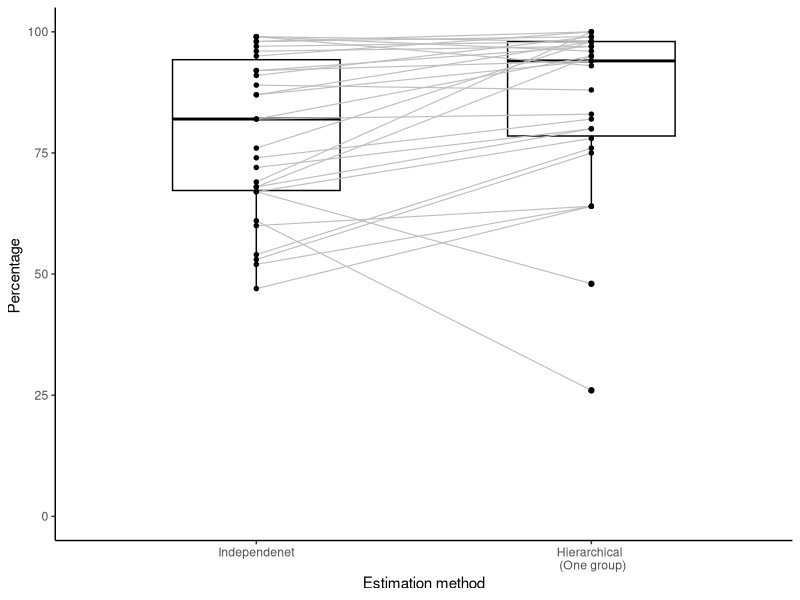
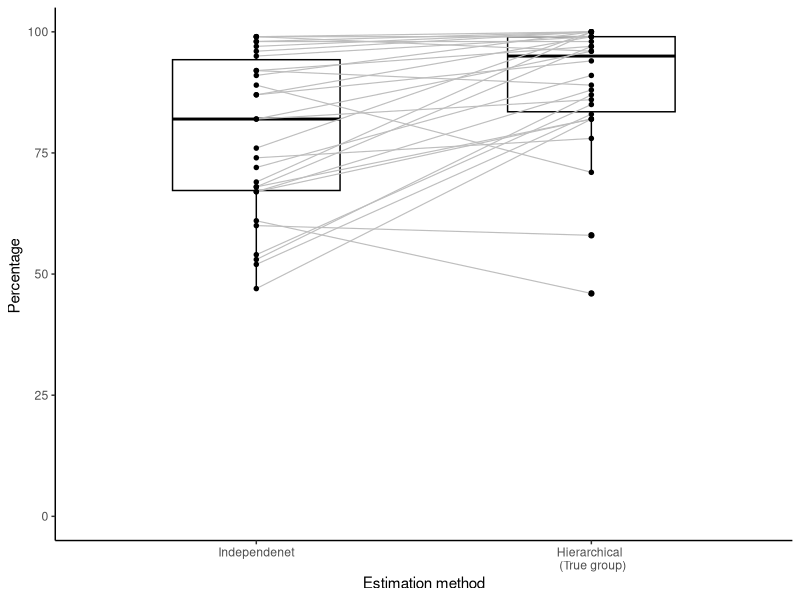
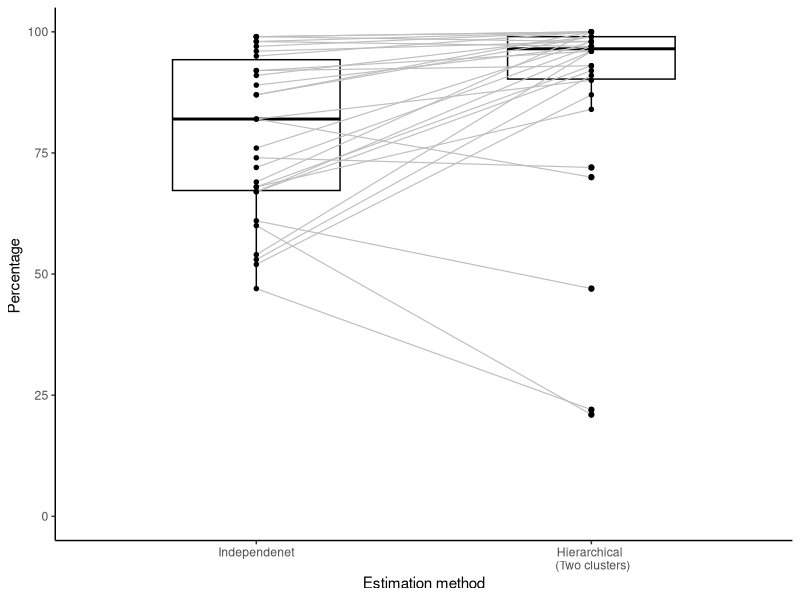
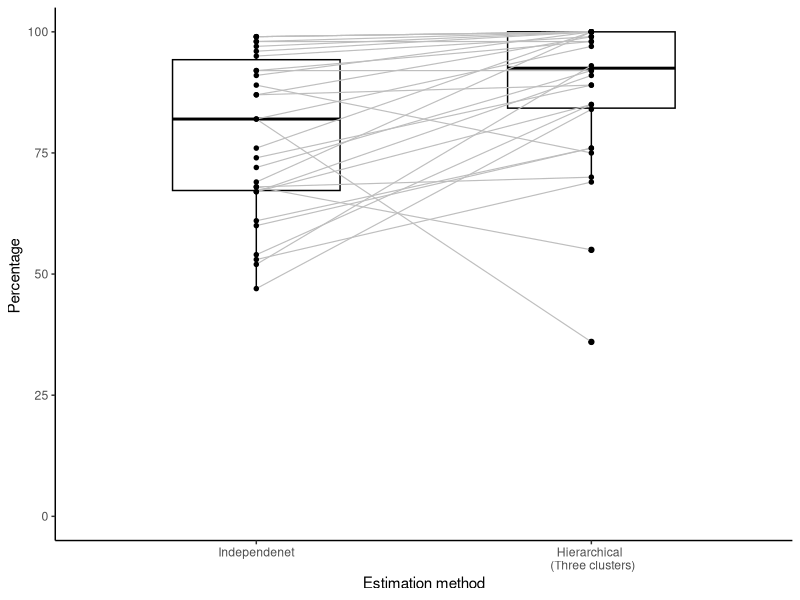

Write R code to recreate these figures, in order. (Note: this script raises an error after producing the figures.)

library(ggpubr)

names=c("Sub-population","Independenet","True group","All","Two","Three")

names=c("Sub-population","Independenet","Hierarchical \n (One group)","Hierarchical \n (True group) ","Hierarchical \n (Two clusters)","Hierarchical \n (Three clusters)")


#load data
hdp1=read.csv('hdp_0.25.csv')

hdp2=read.csv('hdp_0.35.csv')

hdp3=read.csv('hdp_0.5.csv')

hdp4=read.csv('hdp_0.65.csv')

colnames(hdp1)=colnames(hdp2)=colnames(hdp3)=colnames(hdp4)=names


#m1=melt(hdp1,id="Sub-population")
#m2=melt(hdp2,id="Sub-population")
#m3=melt(hdp3,id="Sub-population")
#m4=melt(hdp4,id="Sub-population")

#for hdp3:
d1=data.frame(hdp3[,2],hdp3[,3])
colnames(d1)<-c("Independenet","Hierarchical \n (One group)")

 p1= ggpaired(d1, cond1  = "Independenet", cond2= "Hierarchical \n (One group)",line.color = "gray", line.size = 0.4)+
   xlab("Estimation method")+
   ylim(0,100)+
   ylab("Percentage ")+
   
   theme_classic()
 p1

 d2=data.frame(hdp3[,2],hdp3[,4])
 colnames(d2)<-c("Independenet","Hierarchical \n (True group)")
 
 p2= ggpaired(d2, cond1  = "Independenet", cond2= "Hierarchical \n (True group)",line.color = "gray", line.size = 0.4)+
   xlab("Estimation method")+
   ylab("Percentage ")+
   ylim(0,100)+
   theme_classic()
 p2

 d3=data.frame(hdp3[,2],hdp3[,5])
 colnames(d3)<-c("Independenet","Hierarchical \n (Two clusters)")
 
 p3= ggpaired(d3, cond1  = "Independenet", cond2= "Hierarchical \n (Two clusters)",line.color = "gray", line.size = 0.4)+
   xlab("Estimation method")+
   ylab("Percentage ")+
   ylim(0,100)+
   theme_classic()
 p3
 
 d4=data.frame(hdp3[,2],hdp3[,6])
 colnames(d4)<-c("Independenet","Hierarchical \n (Three clusters)")
 
 p4= ggpaired(d4, cond1  = "Independenet", cond2= "Hierarchical \n (Three clusters)",line.color = "gray", line.size = 0.4)+
   
   xlab("Estimation method")+
   ylab("Percentage ")+
   ylim(0,100)+
   theme_classic()
 p4

px<- plot_grid(p1,p2,p3,p4,ncol=2)  
 title <- ggdraw() + draw_label("True parameter+-0.5", fontface='bold')
 px
 
   px3<-plot_grid(title, px, ncol=1, rel_heights=c(0.05, 1)) 

   ggsave("ROPE_percentages_0.5.png",height = 8,width = 10,px) 
   
   
   #for hdp4
   hdp3=hdp4
   d1=data.frame(hdp3[,2],hdp3[,3])
   colnames(d1)<-c("Independenet","Hierarchical \n (One group)")
   
   p1= ggpaired(d1, cond1  = "Independenet", cond2= "Hierarchical \n (One group)",line.color = "gray", line.size = 0.4)+
     xlab("Estimation method")+
     ylim(0,100)+
     ylab("Percentage ")+
     theme_classic()
   p1
   
   d2=data.frame(hdp3[,2],hdp3[,4])
   colnames(d2)<-c("Independenet","Hierarchical \n (True group)")
   
   p2= ggpaired(d2, cond1  = "Independenet", cond2= "Hierarchical \n (True group)",line.color = "gray", line.size = 0.4)+
     xlab("Estimation method")+
     ylab("Percentage ")+
     ylim(0,100)+
     theme_classic()
   p2
   
   d3=data.frame(hdp3[,2],hdp3[,5])
   colnames(d3)<-c("Independenet","Hierarchical \n (Two clusters)")
   
   p3= ggpaired(d3, cond1  = "Independenet", cond2= "Hierarchical \n (Two clusters)",line.color = "gray", line.size = 0.4)+
     xlab("Estimation method")+
     ylab("Percentage ")+
     ylim(0,100)+
     theme_classic()
   p3
   
   d4=data.frame(hdp3[,2],hdp3[,6])
   colnames(d4)<-c("Independenet","Hierarchical \n (Three clusters)")
   
   p4= ggpaired(d4, cond1  = "Independenet", cond2= "Hierarchical \n (Three clusters)",line.color = "gray", line.size = 0.4)+
     
     xlab("Estimation method")+
     ylab("Percentage ")+
     ylim(0,100)+
     theme_classic()
   p4
   
   py<- plot_grid(p1,p2,p3,p4,ncol=2)  
   title <- ggdraw() + draw_label("True parameter+-0.65", fontface='bold')
   
   py4<-plot_grid(title, py, ncol=1, rel_heights=c(0.05, 1)) 
   
   
   #for hdp1
   hdp3=hdp1
   d1=data.frame(hdp3[,2],hdp3[,3])
   colnames(d1)<-c("Independenet","Hierarchical \n (One group)")
   
   p1= ggpaired(d1, cond1  = "Independenet", cond2= "Hierarchical \n (One group)",line.color = "gray", line.size = 0.4)+
     xlab("Estimation method")+
     ylim(0,100)+
     ylab("Percentage ")+
     
     theme_classic()
   p1
   
   d2=data.frame(hdp3[,2],hdp3[,4])
   colnames(d2)<-c("Independenet","Hierarchical \n (True group)")
   
   p2= ggpaired(d2, cond1  = "Independenet", cond2= "Hierarchical \n (True group)",line.color = "gray", line.size = 0.4)+
     xlab("Estimation method")+
     ylab("Percentage ")+
     ylim(0,100)+
     theme_classic()
   p2
   
   d3=data.frame(hdp3[,2],hdp3[,5])
   colnames(d3)<-c("Independenet","Hierarchical \n (Two clusters)")
   
   p3= ggpaired(d3, cond1  = "Independenet", cond2= "Hierarchical \n (Two clusters)",line.color = "gray", line.size = 0.4)+
     xlab("Estimation method")+
     ylab("Percentage ")+
     ylim(0,100)+
     theme_classic()
   p3
   
   d4=data.frame(hdp3[,2],hdp3[,6])
   colnames(d4)<-c("Independenet","Hierarchical \n (Three clusters)")
   
   p4= ggpaired(d4, cond1  = "Independenet", cond2= "Hierarchical \n (Three clusters)",line.color = "gray", line.size = 0.4)+
     
     xlab("Estimation method")+
     ylab("Percentage ")+
     ylim(0,100)+
     theme_classic()
   p4
   
   py<- plot_grid(p1,p2,p3,p4,ncol=2)  
   title <- ggdraw() + draw_label("True parameter+-0.25", fontface='bold')
   
   py1<-plot_grid(title, py, ncol=1, rel_heights=c(0.05, 1)) 
   
   py1
   
   
   #for hdp2
   hdp3=hdp2
   d1=data.frame(hdp3[,2],hdp3[,3])
   colnames(d1)<-c("Independenet","Hierarchical \n (One group)")
   
   p1= ggpaired(d1, cond1  = "Independenet", cond2= "Hierarchical \n (One group)",line.color = "gray", line.size = 0.4)+
     xlab("Estimation method")+
     ylim(0,100)+
     ylab("Percentage ")+
     
     theme_classic()
   p1
   
   d2=data.frame(hdp3[,2],hdp3[,4])
   colnames(d2)<-c("Independenet","Hierarchical \n (True group)")
   
   p2= ggpaired(d2, cond1  = "Independenet", cond2= "Hierarchical \n (True group)",line.color = "gray", line.size = 0.4)+
     xlab("Estimation method")+
     ylab("Percentage ")+
     ylim(0,100)+
     theme_classic()
   p2
   
   d3=data.frame(hdp3[,2],hdp3[,5])
   colnames(d3)<-c("Independenet","Hierarchical \n (Two clusters)")
   
   p3= ggpaired(d3, cond1  = "Independenet", cond2= "Hierarchical \n (Two clusters)",line.color = "gray", line.size = 0.4)+
     xlab("Estimation method")+
     ylab("Percentage ")+
     ylim(0,100)+
     theme_classic()
   p3
   
   d4=data.frame(hdp3[,2],hdp3[,6])
   colnames(d4)<-c("Independenet","Hierarchical \n (Three clusters)")
   
   p4= ggpaired(d4, cond1  = "Independenet", cond2= "Hierarchical \n (Three clusters)",line.color = "gray", line.size = 0.4)+
     
     xlab("Estimation method")+
     ylab("Percentage ")+
     ylim(0,100)+
     theme_classic()
   p4
   
   py<- plot_grid(p1,p2,p3,p4,ncol=2)  
   title <- ggdraw() + draw_label("True parameter+-0.35", fontface='bold')
   
   py2<-plot_grid(title, py, ncol=1, rel_heights=c(0.05, 1)) 
   
   py2
   
   
   
   
   
   plot_grid(py1,py2,px3,py4)
   
   ggsave("ROPE_percentages.png",height = 12,width = 14,last_plot()) 
   
  # ggsave("ROPE_percentages_0.65.png",height = 8,width = 10,last_plot()) 
   